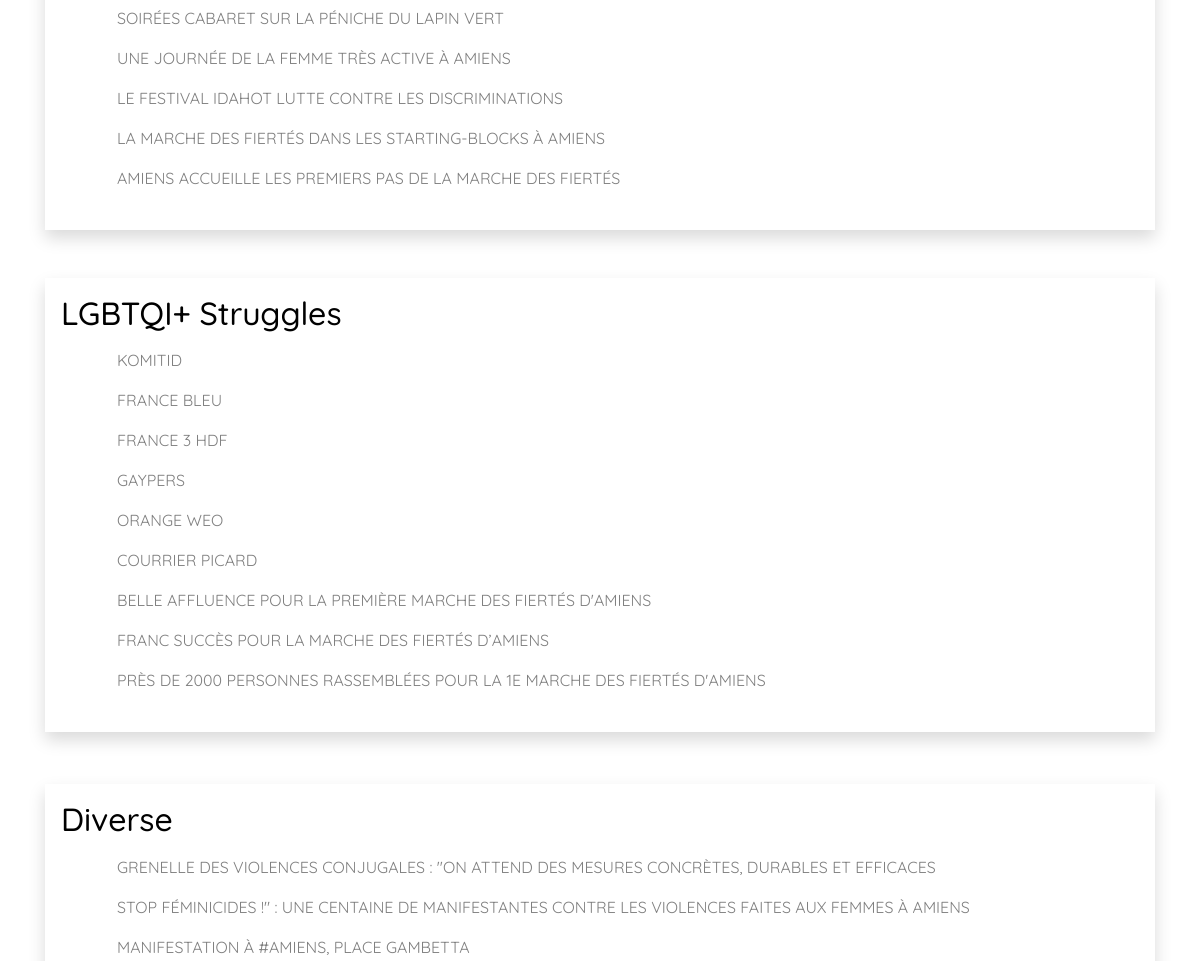
Before: /index.php/about/index/en (middle part) with the older database file.
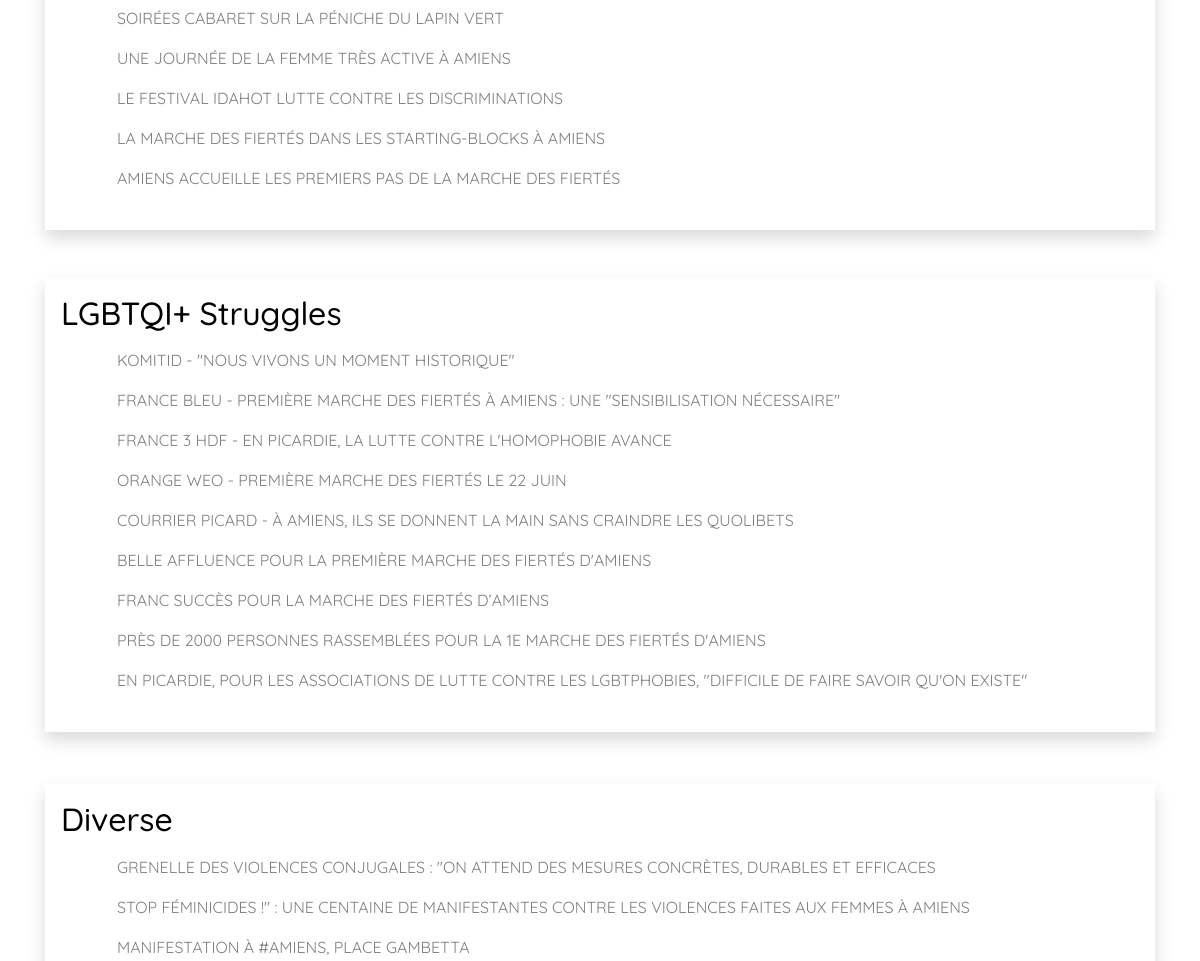
After: the same page with the newer database file.
### tables this page shows
CREATE TABLE IF NOT EXISTS `presse` (
  `presse_id` int(11) NOT NULL AUTO_INCREMENT,
  `presse_name` varchar(500) NOT NULL,
  `presse_link` varchar(200) NOT NULL,
  `presse_cat` varchar(100) NOT NULL,
  `presse_description` varchar(500) DEFAULT NULL,
  `file_name` varchar(25) DEFAULT NULL,
  PRIMARY KEY (`presse_id`)
);

### application/controllers/About.php (called while the page is built, shortened)
<?php
 class About extends CI_Controller {
      function __construct() {
          $this->load->model('Presse_Model');
          $this->load->helper('form');
          $this->load->library('form_validation');
          $this->load->library('pagination');
      }
function index($lang = ''){
        $data = array();
             $data['presse'] = $this->Presse_Model->getRowsPresse();
             $data['ma_pages'] = 'index_about_presse';
                $this->lang->load('content', $lang == ''?'fr':$lang);
                $data['controller'] = 'about';
                $data['function'] = 'index';
                $data['lang'] = $this->lang->line('lang');
                $data['header_acc'] = $this->lang->line('header_acc');
                $data['header_about'] = $this->lang->line('header_about');
                $data['header_team'] = $this->lang->line('header_team');
                $data['header_act'] = $this->lang->line('header_act');
                $data['header_event'] = $this->lang->line('header_event');
                $data['header_col'] = $this->lang->line('header_col');
                $data['header_ppl'] = $this->lang->line('header_ppl');
                $data['header_presse'] = $this->lang->line('header_presse');
                $data['header_pod'] = $this->lang->line('header_pod');
                $data['header_titre'] = $this->lang->line('header_titre');
                $data['about_body_text1'] = $this->lang->line('about_body_text1');
                $data['about_body_text2'] = $this->lang->line('about_body_text2');
                $data['presse_cat3'] = $this->lang->line('presse_cat3');
                $data['presse_cat4'] = $this->lang->line('presse_cat4');
                $data['footer_line1'] = $this->lang->line('footer_line1');
                $data['footer_line2'] = $this->lang->line('footer_line2');
                $data['footer_body_text'] = $this->lang->line('footer_body_text');
                    $data['footer_button_support'] = $this->lang->line('footer_button_support');
                $data['footer_line3'] = $this->lang->line('footer_line3');
                $data['footer_mentions'] = $this->lang->line('footer_mentions');
                $data['footer_rgpd'] = $this->lang->line('footer_rgpd');
                $data['footer_esmem'] = $this->lang->line('footer_esmem');
                    $data['footer_user_acc'] = $this->lang->line('footer_user_acc');
                    $data['footer_login'] = $this->lang->line('footer_login');
                    $data['footer_reg'] = $this->lang->line('footer_reg');
        $this->load->view('layouts/header', $data);
        $this->load->view('about/index', $data);
        $this->load->view('layouts/footer', $data);
    }
}
 ?>

### index.php (called while the page is built, shortened)
<?php
require_once BASEPATH.'core/CodeIgniter.php';

### application/models/Presse_Model.php (called while the page is built, shortened)
<?php
 class Presse_Model extends CI_Model
 {
      function __construct() {
          $this->table = 'presse';
      }
      public function getRowsPresse($params = array()){
          $this->db->select('*');
          $this->db->from($this->table);
          if(array_key_exists('returnType', $params) && $params['returnType'] == 'count'){
              $result = $this->db->count_all_results();
          } else {
            if(array_key_exists("presse_id", $params)){
                $this->db->where('presse_id', $params['presse_id']);
                $query = $this->db->get();
                $result = $query->row_array();
            }else{
                    $query = $this->db->get();
                    $result = ($query->num_rows() > 0)?$query->result_array():FALSE;
            }
          }
          return $result;
      }
 }
 ?>

### application/views/about/index.php (the view, shortened to what the changed rows need)
<div class="col-lg-12 ombre pt-5 pb-5 ">
<div class="container">
            <div class="row">
              <div class="col-lg-12 mx-auto text-left">
                <div class="row">
                  <div class="col-lg-12 ombre pt-5 ">
                    <div class="container">
                <div class="row">
                  <div class="col-lg-12 shadow p-3 mt-5">
                    <ul>
                        <?php if(!empty($presse)){
                              foreach($presse as $row){
                                  if($row['presse_cat'] == 'Courrier Picard'){ ?>
                                    <li>
                                        <a class="nav-link link" target="_blank" href="<?php echo $row['presse_link'] ?>">
                                            <?php echo $row['presse_name']; ?>
                                        </a>
                                    </li>
                        <?php }}}?>
                    </ul>
                  </div>
                </div>
                <div class="row">
                  <div class="col-lg-12 shadow p-3 mt-5 mb-5">
                    <h2> <?php echo $presse_cat3; ?> </h2>
                    <ul>
                        <?php if(!empty($presse)){
                              foreach($presse as $row){
                                  if($row['presse_cat'] == 'Luttes LGBTQI+'){ ?>
                                    <li>
                                        <a class="nav-link link" target="_blank" href="<?php echo $row['presse_link'] ?>">
                                            <?php echo $row['presse_name']; ?>
                                        </a>
                                    </li>
                        <?php }}}?>
                    </ul>
                  </div>
                </div>
                <div class="row">
                  <div class="col-lg-12 shadow p-3 mt-1 mb-5">
                    <h2> <?php echo $presse_cat4; ?> </h2>
                    <ul>
                        <?php if(!empty($presse)){
                              foreach($presse as $row){
                                  if($row['presse_cat'] == 'Divers'){ ?>
                                    <li>
                                        <a class="nav-link link" target="_blank" href="<?php echo $row['presse_link'] ?>">
                                            <?php echo $row['presse_name']; ?>
                                        </a>
                                    </li>
                        <?php }}}?>
                    </ul>
                  </div>
                </div>
              </div>
            </div>
          </div>
        </div>
      </div>
    </div>
  </div>
</div>

Changed rows visible on the page:
removed presse: presse_name "GAYPERS", shown under "LGBTQI+ Struggles"
changed presse: presse_name "KOMITID" → "KOMITID - \"NOUS VIVONS UN MOMENT HISTORIQUE\""
changed presse: presse_name "FRANCE BLEU" → "FRANCE BLEU - PREMIÈRE MARCHE DES FIERTÉS À AMIENS : UNE \"SENSIBILISATION NÉCESSAIRE\""
changed presse: presse_name "FRANCE 3 HDF" → "FRANCE 3 HDF - EN PICARDIE, LA LUTTE CONTRE L'HOMOPHOBIE AVANCE"
changed presse: presse_name "ORANGE WEO" → "ORANGE WEO - PREMIÈRE MARCHE DES FIERTÉS LE 22 JUIN"
changed presse: presse_name "COURRIER PICARD" → "COURRIER PICARD - À AMIENS, ILS SE DONNENT LA MAIN SANS CRAINDRE LES QUOLIBETS"
added presse: presse_name "EN PICARDIE, POUR LES ASSOCIATIONS DE LUTTE CONTRE LES LGBTPHOBIES, \"DIFFICILE DE FAIRE SAVOIR QU'ON EXISTE\"", shown under "LGBTQI+ Struggles"
